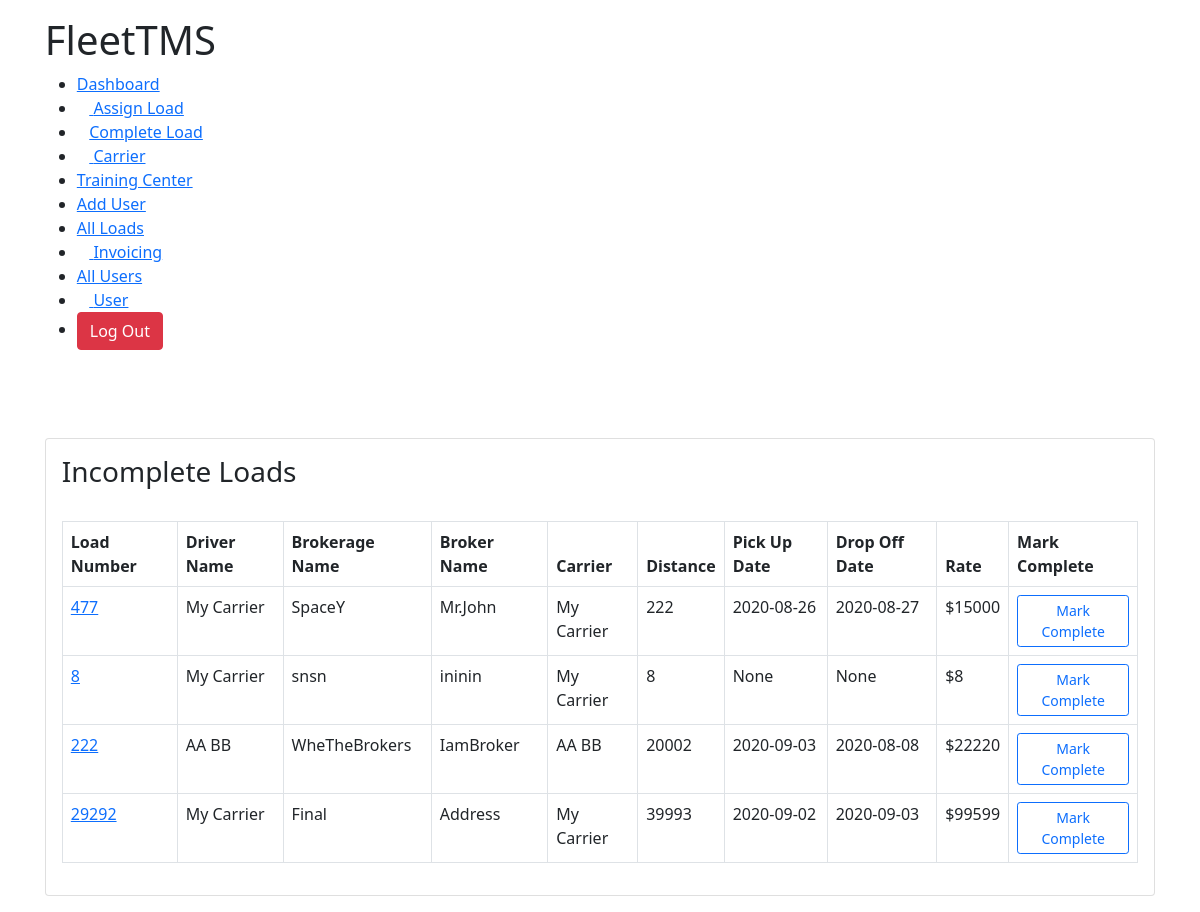
/complete_load (signed in), run on the app's committed database.
### TMSTruck/models.py (models this page shows, shortened)
class AssignLoad(models.Model):
	user 					= models.ForeignKey(Account,on_delete=models.CASCADE,null=True,blank=True)
	brokerage_name 			= models.CharField(max_length=300, null=True)
	broker_name 			= models.CharField(max_length=300, null=True)
	assignToCarrier			= models.ForeignKey(Carrier,blank=True, on_delete=models.CASCADE, null=True)
	broker_address 			= models.CharField(max_length=300, null=True)
	pickupAddress 			= models.CharField(max_length=300, null=True)
	distance 				= models.IntegerField(null=True)
	weight 					= models.IntegerField(null=True)
	rate 					= models.IntegerField(null=True)
	stops 					= models.IntegerField(null=True)
	assigned_date			= models.DateTimeField(blank=True,auto_now_add=True, null=True)
	pickupDate				= models.CharField(max_length=3000,null=True, blank=True)
	is_active 				= models.BooleanField(default=True,null=True)
	is_paid 				= models.BooleanField(default=False,null=True)
	broker_phone			= models.IntegerField(null=True)
	broker_email			= models.EmailField(max_length=100,null=True)
	load_number				= models.IntegerField(null=True)
	dropOffDate				= models.CharField(max_length=3000,null=True,blank=True)
	dropOffAddress			= models.CharField(max_length=10000,null=True)
	first_available_pickup	= models.CharField(max_length=3000,null=True,blank=True)
	rate_confirmation		= models.FileField(blank=True,upload_to=rate_confirmation_path)
	bill_of_landing			= models.FileField(blank=True,upload_to=bill_path)
	special_comments 		= models.TextField(null=True,max_length=10000)
	final_address			= models.CharField(null=True,max_length=100, blank=True)
	is_awaiting				= models.BooleanField(null=True,default=True,blank=True)
	is_awb					= models.BooleanField(null=True,default=True,blank=True)
	is_sign					= models.BooleanField(null=True,default=False)

class Carrier(models.Model):
	user					= models.ForeignKey(Account,on_delete=models.CASCADE,null=True,blank=True)
	firstName 				= models.CharField(max_length=100,null=True)
	lastName				= models.CharField(max_length=100,null=True)
	company 				= models.CharField(max_length=100,null=True)
	email					= models.EmailField(max_length=100,null=True)
	phone					= models.IntegerField(null=True)
	mc_number 				= models.IntegerField(null=True)
	dot_number				= models.IntegerField(null=True)
	factoring_phone			= models.IntegerField(null=True)
	factoring_email			= models.EmailField(null=True,max_length=100)
	willing_states			= models.TextField(max_length=1000,null=True)
	carrier_status			= models.CharField(max_length=100,null=True)
	factoring_company		= models.CharField(max_length=100,null=True)
	mc_upload		 		= models.FileField(upload_to=carrierMcFiles,null=True)
	w9_upload 				= models.FileField(upload_to=carrierMcFiles,null=True)
	insurance				= models.FileField(upload_to=carrierMcFiles,null=True)
	costPerMile				= models.IntegerField(null=True)
	def __str__(self):
		return '{} {}'.format(self.firstName,self.lastName)

### TMSTruck/decorators.py (the view)
        def wrapper(request, *args, **kwargs):
            group = None
            if request.user.groups.exists():
                group = request.user.groups.all()[0].name
            if group in allowed_roles:
                return view_func(request, *args, **kwargs)
            elif group == 'Trainee':
                return redirect("user")
            else:
                return HttpResponse("You are not authorized to visit this page. ")

### TMSTruck/views.py (called while the page is built)
@login_required(login_url="login")
@customRoles(allowed_roles=['Admin','Accounting','Hiring Manager', 'Logistics Manager'])
def complete_load(request):
	incomplete_loads = AssignLoad.objects.filter(is_active=True,is_awb=False,is_awaiting=False)
	group = request.user.groups.all()[0].name
	template = 'TMSTruck/load_info/complete.html'
	context = {
		'incomplete_loads':incomplete_loads,
		'group':group
	}
	return render(request,template,context)

### TMSTruck/templates/TMSTruck/load_info/complete.html (shortened to what this page needs)
{% extends 'TMSTruck/base.html' %}
{% load static %}
{% block content %}
<!DOCTYPE html>
<html lang="en">
<head>
    <link rel="stylesheet" href="{% static 'css/dashboard.css' %}">
</head>
<body>
    <div class="main-body">
        {% if group == 'Accounting' %}
        {% include 'TMSTruck/navbars/accounting_navbar.html' %}
        {% elif group == 'Admin' %}
        {% include 'TMSTruck/navbars/admin_navbar.html' %}
        {% elif group == 'Hiring Manager' %}
        {% include 'TMSTruck/navbars/hiring_manager_navbar.html' %}
        {% elif group == 'Logistics Manager' %}
        {% include 'TMSTruck/navbars/logistics_manager.html' %}
        {% endif %}<br><br>
        <div class="row">
            <div class="col-md-12">
                <div class="card">
                    <div class="card-body">
                        <h3 class="card-title" style="font-weight: 400;">Incomplete Loads</h3>
                        <br>
                        <table class="table table-bordered">
                            <thead>
                                <tr>
                                    <th scope="col">Load Number</th>
                                    <th scope="col">Driver Name</th>
                                    <th scope="col">Brokerage Name</th>
                                    <th scope="col">Broker Name</th>
                                    <th scope="col">Carrier</th>
                                    <th scope="col">Distance</th>
                                    <th scope="col">Pick Up Date</th>
                                    <th scope="col">Drop Off Date</th>
                                    <th scope="col">Rate</th>
                                    <th scope="col">Mark Complete</th>
                                </tr>
                            </thead>
                            <tbody>
                                {% for loads in incomplete_loads %}
                                <tr>
                                    <td><a href="{% url 'load_detail' loads.id %}">{{loads.load_number}}</a></td>
                                    <td>{{loads.assignToCarrier}}</td>
                                    <td>{{loads.brokerage_name}}</td>
                                    <td>{{loads.broker_name}}</td>
                                    <td>{{loads.assignToCarrier}}</td>
                                    <td>{{loads.distance}}</td>
                                    <td>{{loads.pickupDate}}</td>
                                    <td>{{loads.dropOffDate}}</td>
                                    <td>${{loads.rate}}</td>
                                    <td><a href="{% url 'mark_completed' loads.id %}"><button class="btn btn-outline-primary btn-sm">Mark Complete</button></a></td>
                                </tr>
                                {% endfor %}
                            </tbody>
                        </table>
                    </div>
                </div>
            </div>
        </div>
    </div>
</body>
</html>
{% endblock %}

### static/css/base.css (style rules this page uses)
* { padding: 0px; margin: 0px; }
.main-body { margin: 1rem 2.8rem; }

### data on the page
AssignLoad: load_number "477", assignToCarrier "My Carrier", brokerage_name "SpaceY", broker_name "Mr.John", distance "222", pickupDate "2020-08-26", dropOffDate "2020-08-27", rate "15000"
AssignLoad: load_number "8", assignToCarrier "My Carrier", brokerage_name "snsn", broker_name "ininin", distance "8", pickupDate "None", dropOffDate "None", rate "8"
AssignLoad: load_number "222", assignToCarrier "AA BB", brokerage_name "WheTheBrokers", broker_name "IamBroker", distance "20002", pickupDate "2020-09-03", dropOffDate "2020-08-08", rate "22220"
AssignLoad: load_number "29292", assignToCarrier "My Carrier", brokerage_name "Final", broker_name "Address", distance "39993", pickupDate "2020-09-02", dropOffDate "2020-09-03", rate "99599"
